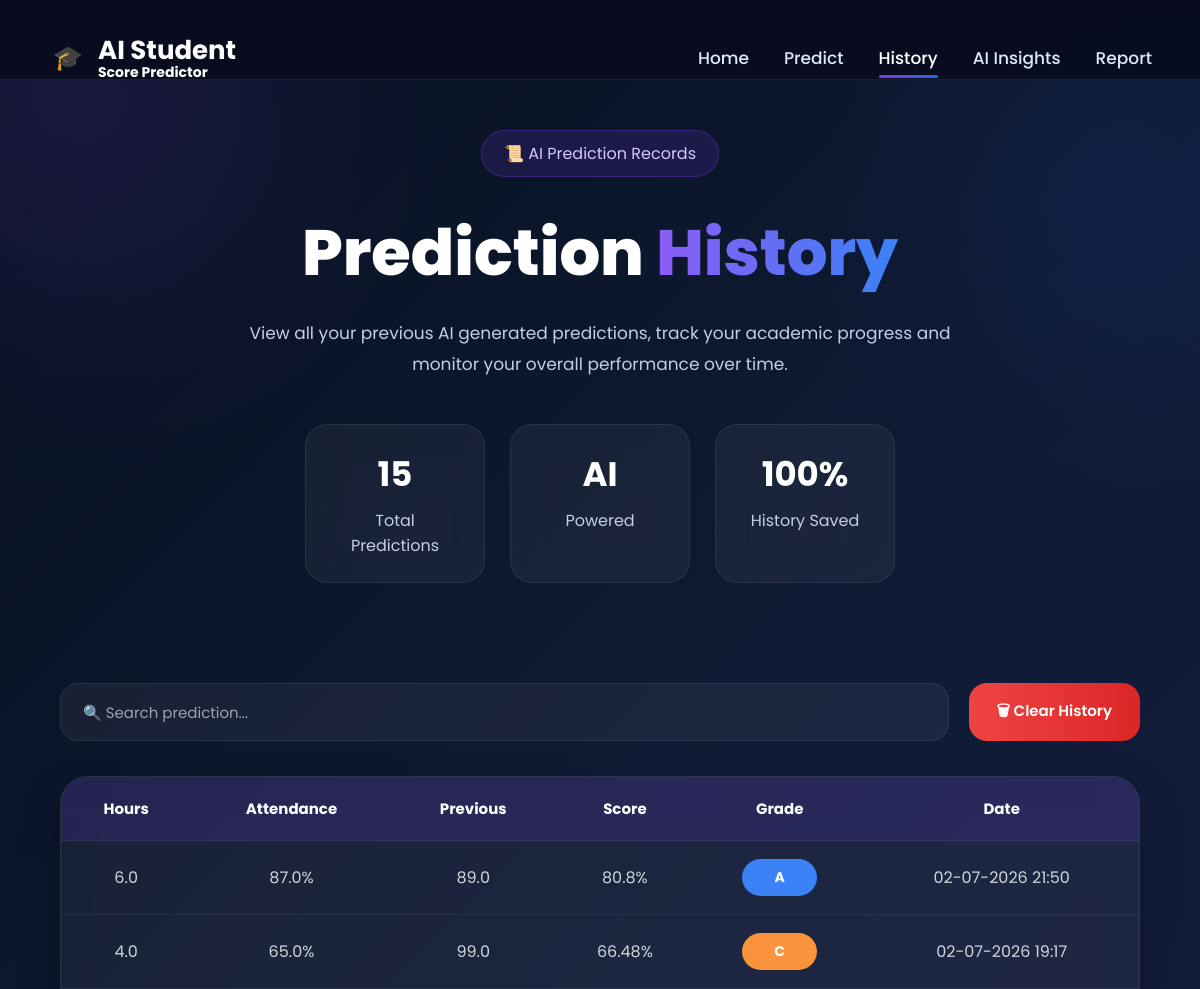
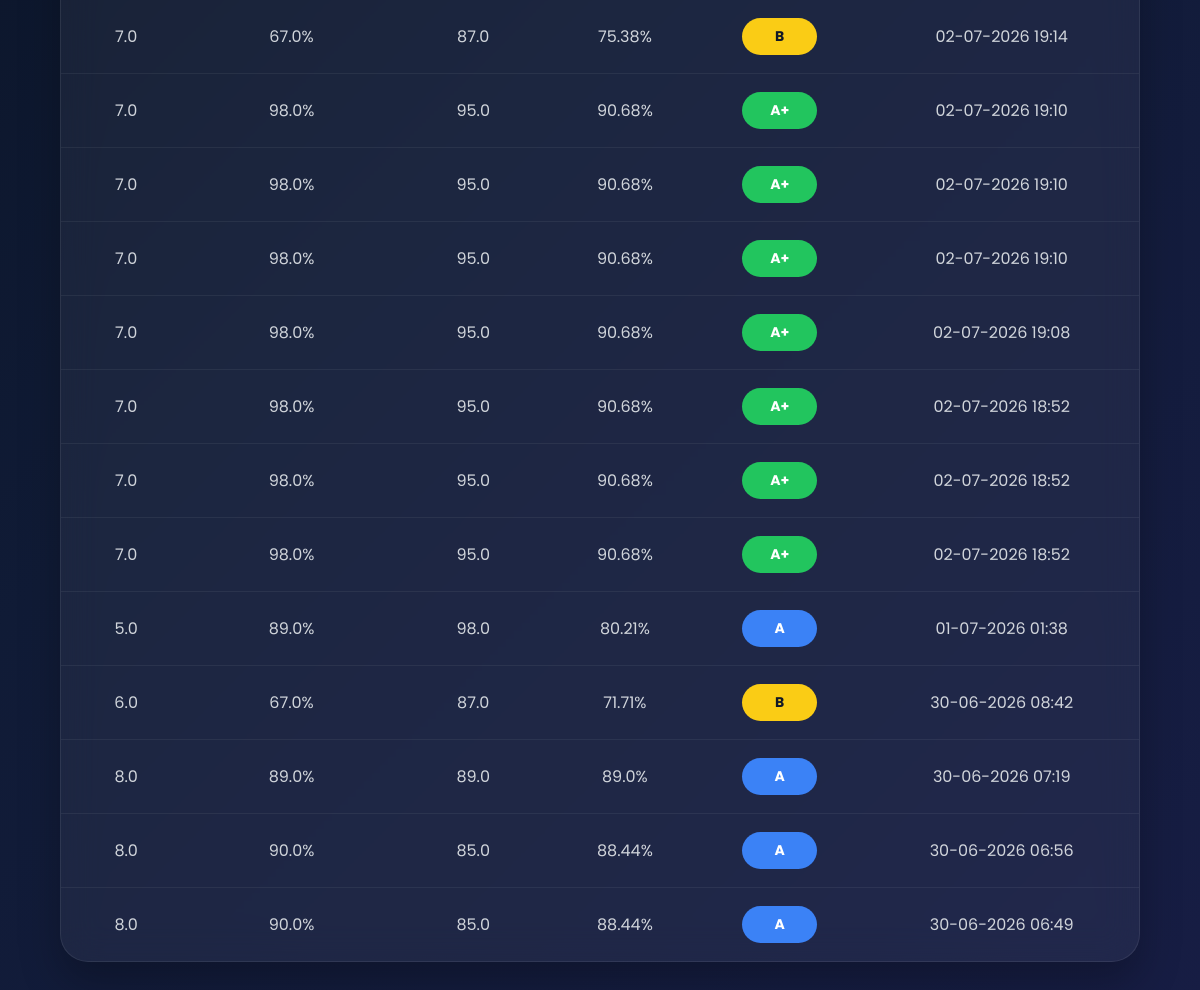
The app's page /history with its own data (2 pictures, top to bottom).
### tables this page shows
CREATE TABLE predictions(

        id INTEGER PRIMARY KEY AUTOINCREMENT,

        hours REAL,

        attendance REAL,

        previous REAL,

        score REAL,

        grade TEXT,

        created_at TEXT

    );

### app.py (the view)
@app.route("/history")
def history():
    conn = sqlite3.connect(DATABASE)
    conn.row_factory = sqlite3.Row
    cursor = conn.cursor()
    cursor.execute("""
        SELECT *
        FROM predictions
        ORDER BY id DESC
    """)
    history = cursor.fetchall()
    conn.close()
    return render_template(
        "history.html",
        history=history
    )

### templates/history.html (shortened to what this page needs)
<!DOCTYPE html>
<html lang="en">
<head>
    <link rel="stylesheet"
    href="{{ url_for('static', filename='css/common.css') }}">
    <link rel="stylesheet"
    href="{{ url_for('static', filename='css/history.css') }}">
</head>
<body>
<nav class="navbar">
    <div class="container nav-content">
        <a href="/home" class="logo">
            <div class="logo-box">
                🎓
            </div>
            <div class="logo-text">
                <h2>AI Student</h2>
                <span>Score Predictor</span>
            </div>
        </a>
        <ul class="nav-links">
            <li><a href="/home">Home</a></li>
            <li><a href="/predict-page">
            Predict
            </a></li>
            <li><a href="/history" class="active">
            History
            </a></li>
            <li><a href="/insights">
            AI Insights
            </a></li>
            <li><a href="/report">
            Report
            </a></li>
        </ul>
    </div>
</nav>
<section class="history-hero">
    <div class="container">
        <div class="hero-badge">
            📜 AI Prediction Records
        </div>
        <h1>
            Prediction <span>History</span>
        </h1>
        <p>
            View all your previous AI generated predictions,
            track your academic progress and monitor your
            overall performance over time.
        </p>
        <div class="hero-stats">
            <div class="hero-stat">
                <h3 id="totalPredictions">
                    {{ history|length }}
                </h3>
                <span>Total Predictions</span>
            </div>
            <div class="hero-stat">
                <h3>AI</h3>
                <span>Powered</span>
            </div>
            <div class="hero-stat">
                <h3>100%</h3>
                <span>History Saved</span>
            </div>
        </div>
    </div>
</section>
<section class="history-section">
    <div class="container">
        <div class="history-top">
            <div class="search-box">
                <input
                    type="text"
                    id="searchHistory"
                    placeholder="🔍 Search prediction...">
            </div>
            <button
                class="clear-btn"
                onclick="clearHistory()">
                🗑 Clear History
            </button>
        </div>
        <div class="history-card">
            {% if history %}
            <table class="history-table">
                <thead>
                    <tr>
                        <th>Hours</th>
                        <th>Attendance</th>
                        <th>Previous</th>
                        <th>Score</th>
                        <th>Grade</th>
                        <th>Date</th>
                    </tr>
                </thead>
                <tbody id="historyBody">
                    {% for row in history %}
                    <tr>
                        <td>{{ row.hours }}</td>
                        <td>{{ row.attendance }}%</td>
                        <td>{{ row.previous }}</td>
                        <td>{{ row.score }}%</td>
                        <td>
                            <span class="grade {{ row.grade|lower|replace('+','plus') }}">
                                {{ row.grade }}
                            </span>
                        </td>
                        <td>{{ row.created_at }}</td>
                    </tr>
                    {% endfor %}
                </tbody>
            </table>
            {% endif %}
        </div>
    </div>
</section>
</body>
</html>

### static/css/common.css (style rules this page uses)
:root { --primary:#6d28d9; --secondary:#2563eb; --dark:#0f172a; --dark2:#1e1b4b; --white:#ffffff; --light:#dbeafe; --success:#22c55e; --warning:#facc15; --danger:#ef4444; }
* { margin:0; padding:0; box-sizing:border-box; }
html { scroll-behavior:smooth; }
body { font-family:'Poppins',sans-serif; background: linear-gradient( 135deg, #020617, #1e1b4b, #312e81); color:white; overflow-x:hidden; }
a { text-decoration:none; color:inherit; }
.container { width:90%; max-width:1400px; margin:auto; }
section { padding:80px 0; }
.navbar { position:fixed; top:0; left:0; width:100%; z-index:999; padding:18px 0; background:rgba(2,6,23,.55); backdrop-filter:blur(15px); border-bottom:1px solid rgba(255,255,255,.08); }
.nav-content { display:flex; justify-content:space-between; align-items:center; }
.logo { display:flex; align-items:center; gap:14px; font-size:24px; font-weight:700; }
.nav-links { display:flex; gap:35px; list-style:none; }
.nav-links a { color:#dbeafe; font-size:17px; font-weight:500; transition:.3s; position:relative; }
.nav-links a.active { color:#ffffff; }
.nav-links a.active::after { content:""; position:absolute; left:0; bottom:-8px; width:100%; height:3px; border-radius:10px; background:linear-gradient(90deg,#7c3aed,#2563eb); }
.navbar { position: fixed; top: 0; left: 0; width: 100%; height: 80px; z-index: 1000; background: rgba(9,12,30,.95); backdrop-filter: blur(18px); border-bottom: 1px solid rgba(255,255,255,.08); }
.nav-content { width: min(1350px,92%); height: 80px; margin: auto; display: flex; justify-content: space-between; align-items: center; }
.logo { display: flex; align-items: center; gap: 10px; text-decoration: none; }
.logo-box { width: 40px; height: 40px; display: flex; align-items: center; justify-content: center; }
.logo-text h2 { margin: 0; font-size: 26px; line-height: 1.1; }
.logo-text span { display: block; margin: 0; font-size: 14px; line-height: 1.1; }

### records on screen
predictions: hours "6.0", attendance "87.0", previous "89.0", score "80.8", grade "A", created_at "02-07-2026 21:50"
predictions: hours "4.0", attendance "65.0", previous "99.0", score "66.48", grade "C", created_at "02-07-2026 19:17"
predictions: hours "7.0", attendance "67.0", previous "87.0", score "75.38", grade "B", created_at "02-07-2026 19:14"
predictions: hours "7.0", attendance "98.0", previous "95.0", score "90.68", grade "A+", created_at "02-07-2026 19:10"
predictions: hours "7.0", attendance "98.0", previous "95.0", score "90.68", grade "A+", created_at "02-07-2026 19:10"
predictions: hours "7.0", attendance "98.0", previous "95.0", score "90.68", grade "A+", created_at "02-07-2026 19:10"
predictions: hours "7.0", attendance "98.0", previous "95.0", score "90.68", grade "A+", created_at "02-07-2026 19:08"
predictions: hours "7.0", attendance "98.0", previous "95.0", score "90.68", grade "A+", created_at "02-07-2026 18:52"
predictions: hours "7.0", attendance "98.0", previous "95.0", score "90.68", grade "A+", created_at "02-07-2026 18:52"
predictions: hours "7.0", attendance "98.0", previous "95.0", score "90.68", grade "A+", created_at "02-07-2026 18:52"
predictions: hours "5.0", attendance "89.0", previous "98.0", score "80.21", grade "A", created_at "01-07-2026 01:38"
predictions: hours "6.0", attendance "67.0", previous "87.0", score "71.71", grade "B", created_at "30-06-2026 08:42"
predictions: hours "8.0", attendance "89.0", previous "89.0", score "89.0", grade "A", created_at "30-06-2026 07:19"
predictions: hours "8.0", attendance "90.0", previous "85.0", score "88.44", grade "A", created_at "30-06-2026 06:56"
predictions: hours "8.0", attendance "90.0", previous "85.0", score "88.44", grade "A", created_at "30-06-2026 06:49"

### other values on screen
{{ history|length }} "15"
